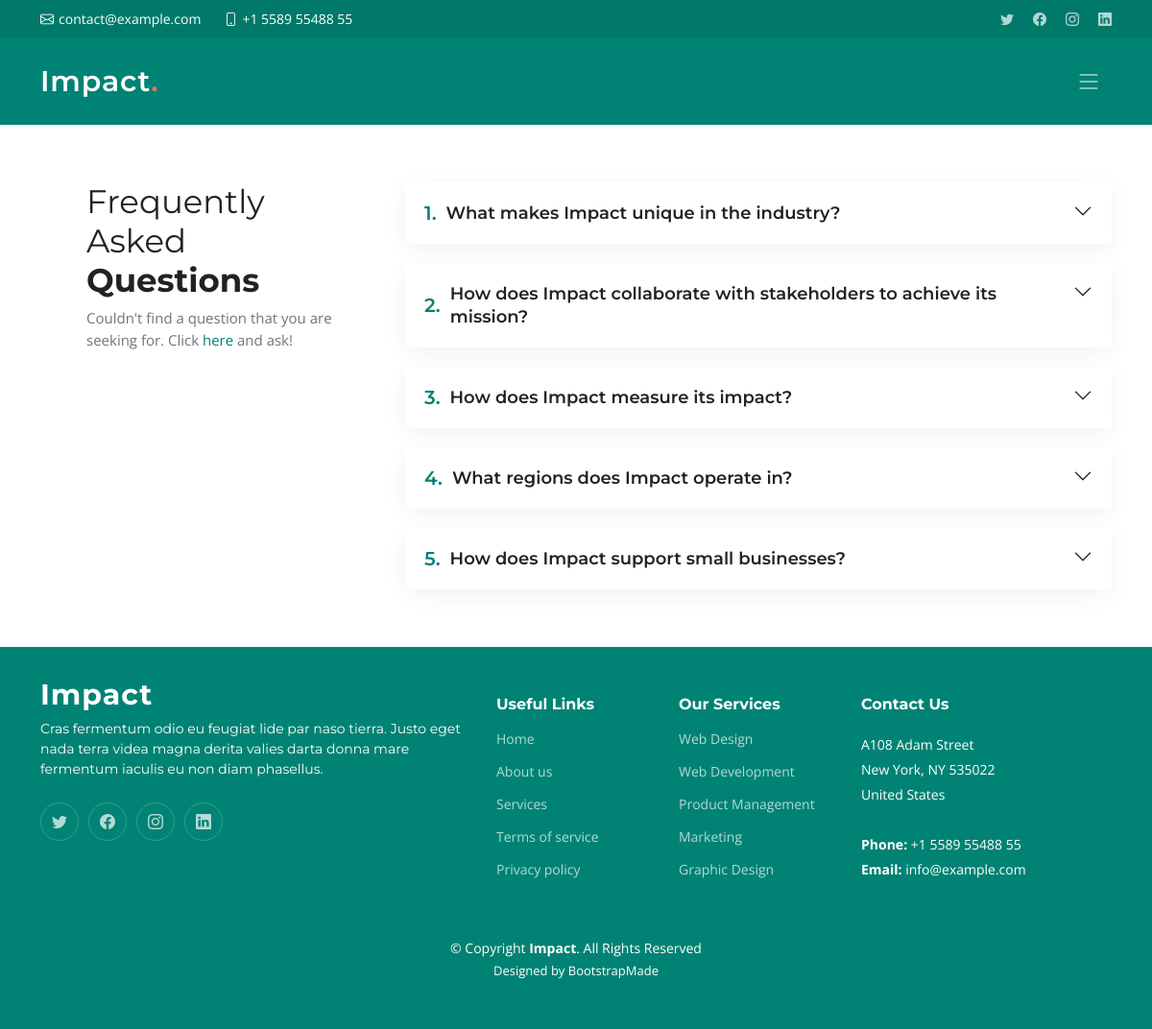
The page /frequently_asked_questions/ on the database its author committed.
### main/models.py (models this page shows, shortened)
class FAQ(models.Model):
    question = models.CharField(max_length=255)
    answer = models.CharField(max_length=1000)
    is_on_homepage = models.BooleanField(default=False)
    class Meta:
        verbose_name = 'FAQ'
        verbose_name_plural = 'FAQs'

### main/views.py (the view)
# urls.py: path('frequently_asked_questions/', FAQView.as_view(), name='faq'),
class FAQView(ListView):
    model = FAQ
    template_name = 'main/faq.html'
    extra_context = {
        'title': 'FAQ'
    }

### main/context_processors.py (called while the page is built)
def number_questions(question_list):
    page_questions = {}
    key = 1
    for question in question_list:
        page_questions[str(key)] = question
        key += 1
    return page_questions

def get_questions(request):
    questions = {
        'questions': None,
        'all_questions': None
    }
    path_name = resolve(request.path_info).url_name
    if path_name == 'faq':
        question_list = FAQ.objects.all()
        questions['all_questions'] = number_questions(question_list)
    else:
        question_list = FAQ.objects.filter(is_on_homepage=True)
        questions['questions'] = number_questions(question_list)
    return questions

### main/templates/main/faq.html
{% extends 'base.html' %}
{% block main %}
{% include 'main/components/_faq.html' %}
{% endblock main %}

### templates/base.html (shortened to what this page needs)
<!DOCTYPE html>
<html lang="en">
<head>
    {% include 'components/_links.html' %}
</head>
<body>
{% include 'components/_header.html' %}
<main id="main">
    {% block main %}
    {% endblock main %}
</main>
<footer id="footer" class="footer">
    <div class="container">
        <div class="row gy-4">
            <div class="col-lg-5 col-md-12 footer-info">
                <a href="index.html" class="logo d-flex align-items-center">
                    <span>Impact</span>
                </a>
                <p>Cras fermentum odio eu feugiat lide par naso tierra. Justo eget nada terra videa magna derita valies
                    darta donna mare fermentum iaculis eu non diam phasellus.</p>
                <div class="social-links d-flex mt-4">
                    <a href="#" class="twitter"><i class="bi bi-twitter"></i></a>
                    <a href="#" class="facebook"><i class="bi bi-facebook"></i></a>
                    <a href="#" class="instagram"><i class="bi bi-instagram"></i></a>
                    <a href="#" class="linkedin"><i class="bi bi-linkedin"></i></a>
                </div>
            </div>
            <div class="col-lg-2 col-6 footer-links">
                <h4>Useful Links</h4>
                <ul>
                    <li><a href="#">Home</a></li>
                    <li><a href="#">About us</a></li>
                    <li><a href="#">Services</a></li>
                    <li><a href="#">Terms of service</a></li>
                    <li><a href="#">Privacy policy</a></li>
                </ul>
            </div>
            <div class="col-lg-2 col-6 footer-links">
                <h4>Our Services</h4>
                <ul>
                    <li><a href="#">Web Design</a></li>
                    <li><a href="#">Web Development</a></li>
                    <li><a href="#">Product Management</a></li>
                    <li><a href="#">Marketing</a></li>
                    <li><a href="#">Graphic Design</a></li>
                </ul>
            </div>
            <div class="col-lg-3 col-md-12 footer-contact text-center text-md-start">
                <h4>Contact Us</h4>
                <p>
                    A108 Adam Street <br>
                    New York, NY 535022<br>
                    United States <br><br>
                    <strong>Phone:</strong> +1 5589 55488 55<br>
                    <strong>Email:</strong> info@example.com<br>
                </p>
            </div>
        </div>
    </div>
    <div class="container mt-4">
        <div class="copyright">
            &copy; Copyright <strong><span>Impact</span></strong>. All Rights Reserved
        </div>
        <div class="credits">
            Designed by <a href="https://bootstrapmade.com/">BootstrapMade</a>
        </div>
    </div>
</footer>
</body>
</html>

### templates/components/_links.html (shortened to what this page needs)
{% load static %}
<link rel="stylesheet" href="https://cdn.jsdelivr.net/npm/bootstrap-icons@1.10.5/font/bootstrap-icons.css">
<link href="{% static 'main/css/bootstrap.min.css' %}" rel="stylesheet">
<link href="{% static 'main/css/bootstrap-icons.css' %}" rel="stylesheet">
<link href="{% static 'main/css/aos.css' %}  " rel="stylesheet">
<link href="{% static 'main/css/glightbox.min.css' %}" rel="stylesheet">
<link href="{% static 'main/css/swiper-bundle.min.css' %}" rel="stylesheet">
<link href="{% static 'main/css/main.css'%}" rel="stylesheet">

### templates/components/_header.html (shortened to what this page needs)
<section id="topbar" class="topbar d-flex align-items-center">
    <div class="container d-flex justify-content-center justify-content-md-between">
        <div class="contact-info d-flex align-items-center">
            <i class="bi bi-envelope d-flex align-items-center"><a
                    href="mailto:contact@example.com">contact@example.com</a></i>
            <i class="bi bi-phone d-flex align-items-center ms-4"><span>+1 5589 55488 55</span></i>
        </div>
        <div class="social-links d-none d-md-flex align-items-center">
            <a href="#" class="twitter"><i class="bi bi-twitter"></i></a>
            <a href="#" class="facebook"><i class="bi bi-facebook"></i></a>
            <a href="#" class="instagram"><i class="bi bi-instagram"></i></a>
            <a href="#" class="linkedin"><i class="bi bi-linkedin"></i></a>
        </div>
    </div>
</section>
<header id="header" class="header d-flex align-items-center">
    <div class="container-fluid container-xl d-flex align-items-center justify-content-between">
        <a href="index.html" class="logo d-flex align-items-center">
            <h1>Impact<span>.</span></h1>
        </a>
        <i class="mobile-nav-toggle mobile-nav-show bi bi-list"></i>
    </div>
</header>

### main/templates/main/components/_faq.html (shortened to what this page needs)
<section id="faq" class="faq">
    <div class="container" data-aos="fade-up">
        <div class="row gy-4">
            <div class="col-lg-4">
                <div class="content px-xl-5">
                    <h3>Frequently Asked <strong>Questions</strong></h3>
                    <p>
                        Couldn't find a question that you are seeking for. Click <a href="#">here</a> and ask!
                    </p>
                </div>
            </div>
            <div class="col-lg-8">
                <div class="accordion accordion-flush" id="faqlist" data-aos="fade-up" data-aos-delay="100">
                    {% for id, question in all_questions.items %}
                    <div class="accordion-item">
                        <h3 class="accordion-header">
                            <button class="accordion-button collapsed" type="button" data-bs-toggle="collapse"
                                    data-bs-target="#faq-content-{{ id }}">
                                <span class="num">{{ id }}.</span>
                                {{ question.question }}
                            </button>
                        </h3>
                    </div>
                    {% endfor %}
                </div>
            </div>
        </div>
    </div>
</section>

### templates/components/_js.html (shortened to what this page needs)
{% load static %}

### main/static/main/css/main.css (style rules this page uses)
:root { --font-default: "Open Sans", system-ui, -apple-system, "Segoe UI", Roboto, "Helvetica Neue", Arial, "Noto Sans", "Liberation Sans", sans-serif, "Apple Color Emoji", "Segoe UI Emoji", "Segoe UI Symbol", "Noto Color Emoji"; --font-primary: "Montserrat", sans-serif; --font-secondary: "Poppins", sans-serif; }
:root { --color-default: #222222; --color-primary: #008374; --color-secondary: #f85a40; }
:root { scroll-behavior: smooth; }
body { font-family: var(--font-default); color: var(--color-default); }
a { color: var(--color-primary); text-decoration: none; }
h1, h2, h3, h4, h5, h6 { font-family: var(--font-primary); }
section { padding: 60px 0; overflow: hidden; }
.topbar { background: #00796b; height: 40px; font-size: 14px; transition: all 0.5s; color: #fff; padding: 0; }
.topbar .contact-info i { font-style: normal; color: #fff; line-height: 0; }
.topbar .contact-info i a, .topbar .contact-info i span { padding-left: 5px; color: #fff; }
.topbar .contact-info i a { line-height: 0; transition: 0.3s; }
.topbar .social-links a { color: rgba(255, 255, 255, 0.7); line-height: 0; transition: 0.3s; margin-left: 20px; }
.header { transition: all 0.5s; z-index: 997; height: 90px; background-color: var(--color-primary); }
.header .logo h1 { font-size: 30px; margin: 0; font-weight: 600; letter-spacing: 0.8px; color: #fff; font-family: var(--font-primary); }
.header .logo h1 span { color: #f96f59; }
section { scroll-margin-top: 70px; }
@media (max-width: 1279px) { .mobile-nav-show { color: rgba(255, 255, 255, 0.6); font-size: 28px; cursor: pointer; line-height: 0; transition: 0.5s; z-index: 9999; margin-right: 10px; } }
.faq .content h3 { font-weight: 400; font-size: 34px; }
.faq .content p { font-size: 15px; color: #6c757d; }
.faq .accordion-item { border: 0; margin-bottom: 20px; box-shadow: 0px 5px 25px 0px rgba(0, 0, 0, 0.06); border-radius: 10px; }
.faq .accordion-item:last-child { margin-bottom: 0; }
.faq .accordion-button { padding: 20px 50px 20px 20px; font-weight: 600; border: 0; font-size: 18px; line-height: 24px; color: var(--color-default); text-align: left; background: #fff; box-shadow: none; border-radius: 10px; }
.faq .accordion-button .num { padding-right: 10px; font-size: 20px; line-height: 0; color: var(--color-primary); }
.faq .accordion-button:after { position: absolute; right: 20px; top: 20px; }
.footer { font-size: 14px; background-color: var(--color-primary); padding: 50px 0; color: white; }
.footer .footer-info .logo { line-height: 0; margin-bottom: 25px; }
.footer .footer-info .logo span { font-size: 30px; font-weight: 700; letter-spacing: 1px; color: #fff; font-family: var(--font-primary); }
.footer .footer-info p { font-size: 14px; font-family: var(--font-primary); }
.footer .social-links a { display: flex; align-items: center; justify-content: center; width: 40px; height: 40px; border-radius: 50%; border: 1px solid rgba(255, 255, 255, 0.2); font-size: 16px; color: rgba(255, 255, 255, 0.7); margin-right: 10px; transition: 0.3s; }
.footer h4 { font-size: 16px; font-weight: bold; position: relative; padding-bottom: 12px; }
.footer .footer-links { margin-bottom: 30px; }
.footer .footer-links ul { list-style: none; padding: 0; margin: 0; }
.footer .footer-links ul li { padding: 10px 0; display: flex; align-items: center; }
.footer .footer-links ul li:first-child { padding-top: 0; }
.footer .footer-links ul a { color: rgba(255, 255, 255, 0.7); transition: 0.3s; display: inline-block; line-height: 1; }
.footer .footer-contact p { line-height: 26px; }
.footer .copyright { text-align: center; }
.footer .credits { padding-top: 4px; text-align: center; font-size: 13px; }
.footer .credits a { color: #fff; }

### rows shown on the page
FAQ: id "1", question "What makes Impact unique in the industry?"
FAQ: id "2", question "How does Impact collaborate with stakeholders to achieve its mission?"
FAQ: id "3", question "How does Impact measure its impact?"
FAQ: id "4", question "What regions does Impact operate in?"
FAQ: id "5", question "How does Impact support small businesses?"
